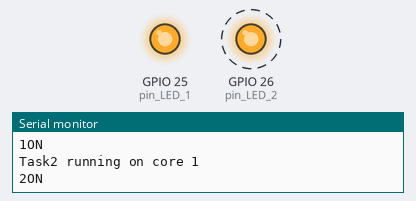
Recording of a sketch running on a simulated ESP32. On the bench: output pins drawn as LEDs (lit = HIGH), the last lines printed to the serial monitor. Dashed ring = blinking.

Above: at 0.2 s.
At 19.2 s:
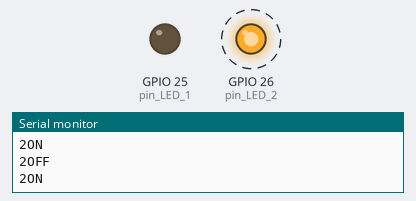
Timing chart, 0 to 26.0 s (numbered marks = the images above):
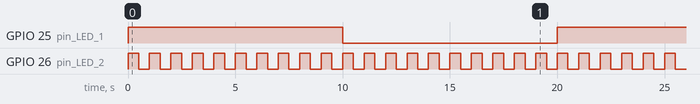

Measured:
- by itself, GPIO 25 (pin_LED_1): alternates HIGH for 10.0 s and LOW for 10.0 s
- by itself, GPIO 26 (pin_LED_2): alternates HIGH for 0.50 s and LOW for 0.50 s
- by itself, everything shown: repeats every 20.0 s, in 42 steps

The sketch:

Ejercicio1.ino
```cpp
//Grupo 3: Kenai Jeiman, Marco Mallardo, Ramiro Perekalski, Martín Zonis
#include <Arduino.h>
#define pin_LED_1 25
#define pin_LED_2 26
TaskHandle_t Task1;
TaskHandle_t Task2;

void setup() {
  Serial.begin(115200);
  pinMode(pin_LED_1, OUTPUT);
  pinMode(pin_LED_2, OUTPUT);

  //create a task that will be executed in the Task1code() function, with priority 1 and executed on core 0
  xTaskCreatePinnedToCore(
                    Task1code,   /* Task function. */
                    "Task1",     /* name of task. */
                    10000,       /* Stack size of task */
                    NULL,        /* parameter of the task */
                    1,           /* priority of the task */
                    &Task1,      /* Task handle to keep track of created task */
                    0);          /* pin task to core 0 */

  //create a task that will be executed in the Task2code() function, with priority 1 and executed on core 1
  xTaskCreatePinnedToCore(
                    Task2code,   /* Task function. */
                    "Task2",     /* name of task. */
                    10000,       /* Stack size of task */
                    NULL,        /* parameter of the task */
                    1,           /* priority of the task */
                    &Task2,      /* Task handle to keep track of created task */
                    1);          /* pin task to core 1 */
}

void Task1code( void * pvParameters ){
  Serial.print("Task1 running on core ");
  Serial.println(xPortGetCoreID());

  for(;;){
    digitalWrite(pin_LED_1, HIGH); Serial.println("1ON");
    delay (10000);
    digitalWrite(pin_LED_1, LOW); Serial.println("1OFF");
    delay (10000);
  }
}

void Task2code( void * pvParameters ){
  Serial.print("Task2 running on core ");
  Serial.println(xPortGetCoreID());

  for(;;){
    digitalWrite(pin_LED_2, HIGH); Serial.println("2ON");
    delay (500);
    digitalWrite(pin_LED_2, LOW); Serial.println("2OFF");
    delay (500);
  }
}

//La razón por la que el delay de una tarea no bloquea a la otra es porque cada tarea se ejecuta en un núcleo diferente del ESP32. El ESP32 tiene dos núcleos. Cuando una tarea está en espera (por ejemplo, durante un delay), el otro núcleo puede seguir ejecutando la otra tarea sin interrupciones.

void loop() {

}
```
